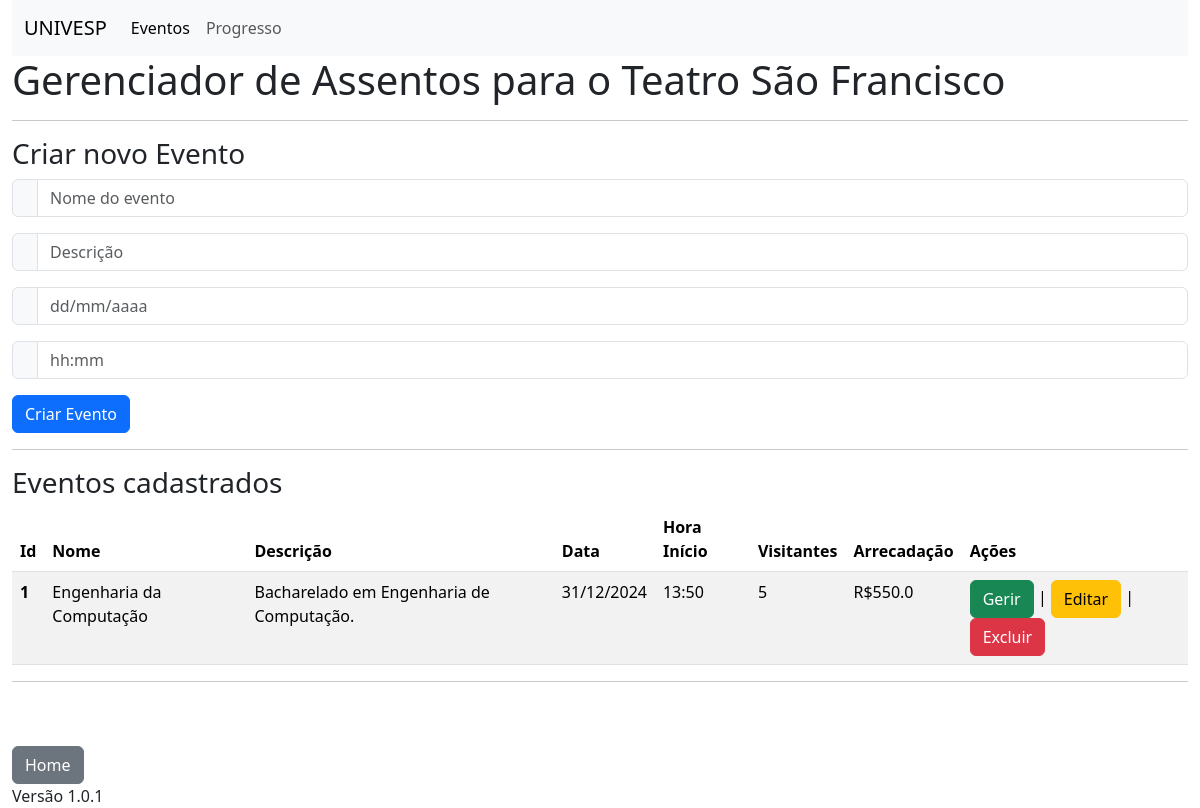
The page /index on the database as committed earlier.
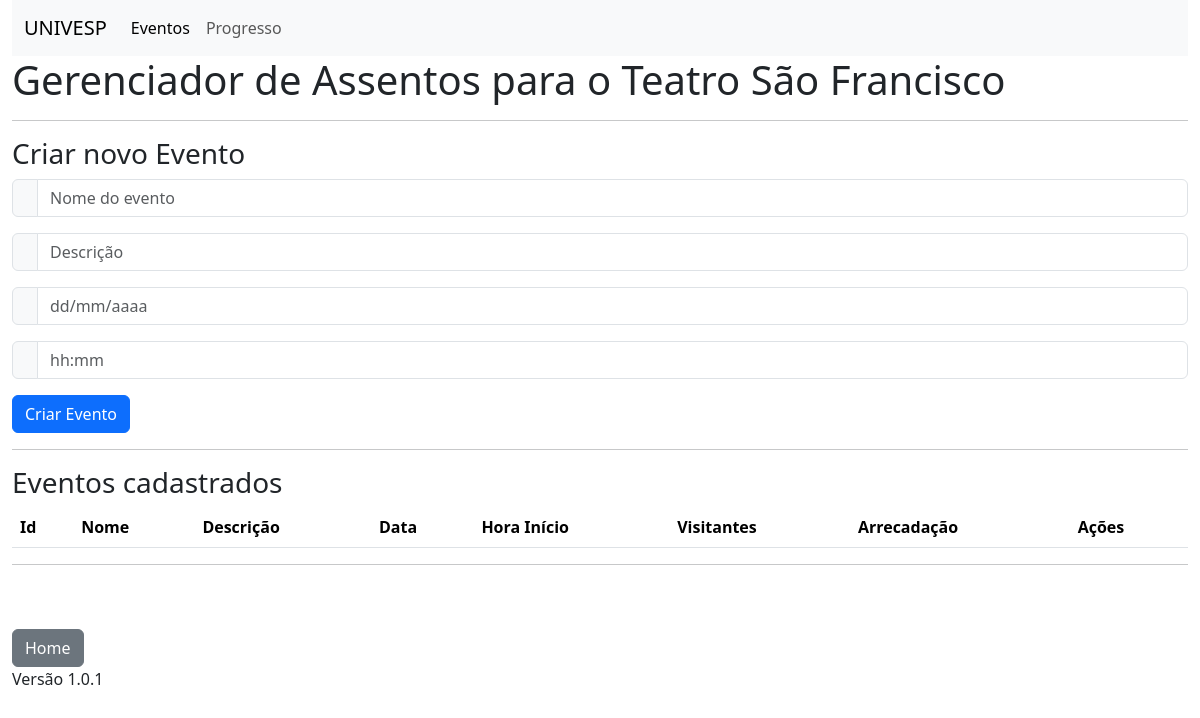
The same page on the database as committed later.
### models.py (models this page shows, shortened)
class Evento(db.Model):
    __tablename__ = 'eventos'
    id = db.Column(db.Integer, primary_key=True)
    nome = db.Column(db.String(100))
    descricao = db.Column(db.String(256))
    data = db.Column(db.String(10))
    hora_inicio = db.Column(db.String(5))
    lotacao = db.Column(db.Integer)
    arrecadacao = db.Column(db.Float)
    assentos = db.relationship('Assento', back_populates='evento', cascade="all, delete")
    usuario_id = db.Column(db.Integer, db.ForeignKey('usuarios.id'))
    usuario = db.relationship('Usuario', back_populates='eventos')
    clientes = db.relationship('Cliente',
                               secondary=Cliente_Evento.__table__,
                               back_populates='eventos')

### routes.py (the view, shortened to what this page needs)
@app.route('/')
@app.route('/index', methods=['GET','POST'])
def index():
    eventos = Evento.query.all()
    for evento in eventos:
        lotacao = 0
        arrecadacao = 0
        for assento in evento.assentos:
            if not assento.livre:
                lotacao += 1
                arrecadacao += assento.preco
        evento.arrecadacao = arrecadacao
        evento.lotacao = lotacao
        db.session.commit()
    if request.method=='GET':
        return render_template('index.html', eventos=eventos)

### templates/index.html
{% extends 'base.html' %}
{% block conteudo %}
<h1>Gerenciador de Assentos para o Teatro São Francisco</h1>
<hr>
<h3>Criar novo Evento</h3>
<form action="/index" method="post">
  <div class="input-group mb-3">
    <span class="input-group-text" id="basic-addon1"></span>
    <input type="text" class="form-control" placeholder="Nome do evento" aria-label="Username" aria-describedby="basic-addon1" name="nome" required>
  </div>
  <div class="input-group mb-3">
    <span class="input-group-text" id="basic-addon1"></span>
    <input type="text" class="form-control" placeholder="Descrição" aria-label="Username" aria-describedby="basic-addon1" name="descricao" required>
  </div>
  <div class="input-group mb-3">
    <span class="input-group-text" id="basic-addon1"></span>
    <input type="text" class="form-control" placeholder="dd/mm/aaaa" aria-label="Username" aria-describedby="basic-addon1" name="data" required>
  </div>
  <div class="input-group mb-3">
    <span class="input-group-text" id="basic-addon1"></span>
    <input type="text" class="form-control" placeholder="hh:mm" aria-label="Username" aria-describedby="basic-addon1" name="hora" required>
  </div>
  <button type="submit" class="btn btn-primary">Criar Evento</button>
</form>
<hr>
<h3>Eventos cadastrados</h3>
<table class="table table-striped">
    <thead>
      <tr>
        <th scope="col">Id</th>
        <th scope="col">Nome</th>
        <th scope="col">Descrição</th>
        <th scope="col">Data</th>
        <th scope="col">Hora Início</th>
        <th scope="col">Visitantes</th>
        <th scope="col">Arrecadação</th>
        <th scope="col">Ações</th>
      </tr>
    </thead>
    <tbody>
      {% for e in eventos %}
      <tr>
        <th scope="row">{{e.id}}</th>
        <td>{{e.nome}}</td>
        <td>{{e.descricao}}</td>
        <td>{{e.data}}</td>
        <td>{{e.hora_inicio}}</td>
        <td>{{e.lotacao}}</td>
        <td>R${{e.arrecadacao}}</td>
        <td>
          <a class="btn btn-success" role="button" aria-disabled="true" href="/evento/{{e.id}}">Gerir</a> |
          <a class="btn btn-warning" role="button" aria-disabled="true" href="/evento_editar/{{e.id}}">Editar</a> |
          <a class="btn btn-danger" role="button" aria-disabled="true" href="/evento_apagar/{{e.id}}"
          onclick="return confirm('Deseja realmente apagar o evento {{e.nome}}?');">Excluir</a>
        </td>
      </tr>
      {% endfor %}
    </tbody>
  </table>
{% endblock %}

### templates/base.html (shortened to what this page needs)
<!doctype html>
<html lang="pt-br">
  <head>
    <link href="https://cdn.jsdelivr.net/npm/bootstrap@5.3.3/dist/css/bootstrap.min.css" rel="stylesheet">
  </head>
  <body>
    <div class="container-fluid">
    <nav class="navbar navbar-expand-lg bg-body-tertiary">
        <div class="container-fluid">
          <a class="navbar-brand" href="https://univesp.br/">UNIVESP</a>
          <div class="collapse navbar-collapse" id="navbarNavAltMarkup">
            <div class="navbar-nav">
              <a class="nav-link active" aria-current="page" href="/index">Eventos</a>
              <a class="nav-link" href="/progresso">Progresso</a>
            </div>
          </div>
        </div>
      </nav>
    {% block conteudo %}
    {% endblock %}
    <hr>
    <br><br>
    <a class="btn btn-secondary" href="/index" role="button">Home</a>
    <br>
      <footer>Versão 1.0.1</footer>
    </div>
  </body>
</html>

Rows that differ between the two databases and show on the page:
removed Evento: id "1", nome "Engenharia da Computação", descricao "Bacharelado em Engenharia de Computação.", data "31/12/2024", hora_inicio "13:50", lotacao "5", arrecadacao "550.0"
